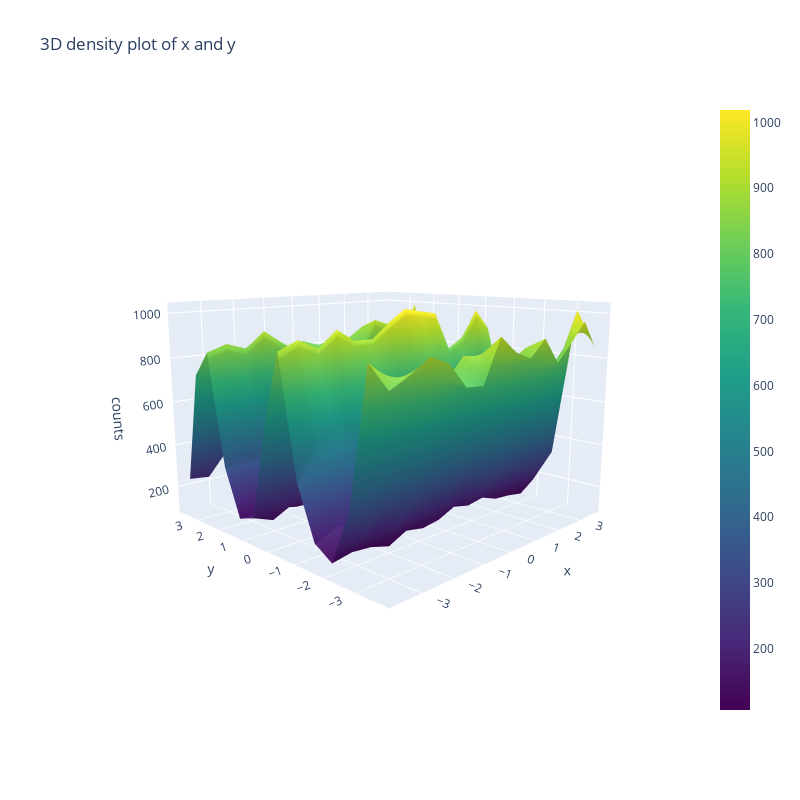

Write notebook code for a chart like this one.
### Code cell
from MCMC_DZ.MCMC.Statistic_tools import density_plot_3D

density_plot_3D(Res_G_SF["Thetas"], bins=14, burn_in=1000, credible_region=0, alpha=1)

### Figure 1 — Plotly figure (JSON) as saved in the notebook; plotly's stock layout.template omitted (floating-point values rounded to 4 significant figures; data arrays with more than 128 entries replaced by an {"elided": "..."} marker saying what was removed)
{"data": [{"colorscale": [[0, "#440154"], [0.1111, "#482878"], [0.2222, "#3e4989"], [0.3333, "#31688e"], [0.4444, "#26828e"], [0.5556, "#1f9e89"], [0.6667, "#35b779"], [0.7778, "#6ece58"], [0.8889, "#b5de2b"], [1, "#fde725"]], "opacity": 1, "type": "surface", "x": {"elided": "14x14 float values"}, "y": {"elided": "14x14 float values"}, "z": {"elided": "14x14 int values"}}], "layout": {"autosize": false, "height": 800, "scene": {"aspectratio": {"x": 1, "y": 1, "z": 0.7}, "camera": {"eye": {"x": -1.7, "y": -1.7, "z": 0.5}}, "dragmode": "orbit", "xaxis": {"title": {"text": "x"}}, "yaxis": {"title": {"text": "y"}}, "zaxis": {"title": {"text": "counts"}}}, "title": {"text": "3D density plot of x and y"}, "width": 800}}
